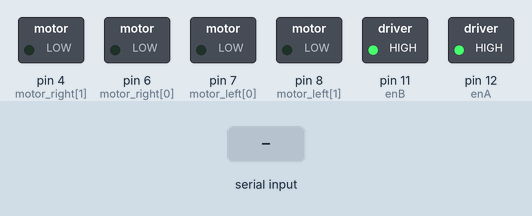
A sketch run on a simulated Arduino Uno, built with avr-gcc and run on an emulated ATmega328P. Shown: switched loads named in the sketch (green lamp = pin HIGH). The test bench sets the inputs (shaded band).

Above: at 1.2 s.
1.3 s: "1\n" received over Serial
At 2.5 s:
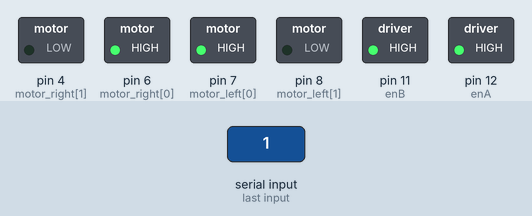
2.8 s: "2\n" received over Serial
At 3.7 s:
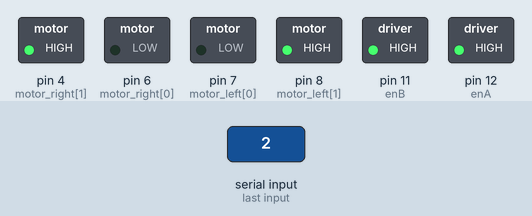
4.3 s: "3\n" received over Serial
At 5.6 s:
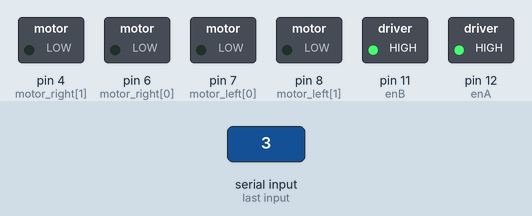
5.9 s: "4\n" received over Serial
At 7.0 s:
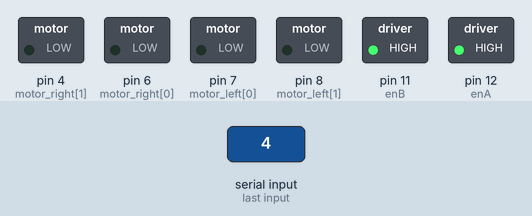
Timing chart, 0 to 8.5 s (numbered marks = the images above; inputs shaded):
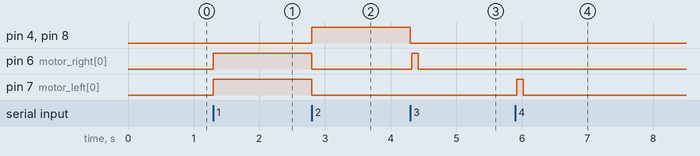

The sketch:

RobotController.ino
```cpp
#include <pt.h>
#define TURN_DELAY 100

int motion_global = 0;

int motor_left[] = {7, 8};
int enA = 12;

int motor_right[] = {6, 4};
int enB = 11;


void setup() {
  Serial.begin(115200);

  for(int i = 0; i < 2; i++){
    pinMode(motor_left[i], OUTPUT);
    pinMode(motor_right[i], OUTPUT);
  }

  pinMode(enA, OUTPUT);
  pinMode(enB, OUTPUT);

  digitalWrite(enA, 200);
  digitalWrite(enB,200);
  motor_stop();
}


void loop() {
  drive();
}


void drive(){
  if (Serial.available()) {
      motion_global=Serial.parseInt();
      switch(motion_global){
         case 1 : drive_forward();
                   break;
         case 2 : drive_backward();
                   break;
         case 3 : turn_left();
                   break;
         case 4 : turn_right();
                   break;
         case 5 :
                  motor_stop();
                   break;
      }
  }
}
```

MotorControls.ino
```cpp
void motor_stop(){
  digitalWrite(motor_left[0], LOW);
  digitalWrite(motor_left[1], LOW);

  digitalWrite(motor_right[0], LOW);
  digitalWrite(motor_right[1], LOW);
  unsigned long  motorStop= millis() + 25;
  while (!(motorStop<= millis())){
  //delay 25ms
  }
}

void drive_backward(){
//  motor_stop();
  digitalWrite(motor_left[0], LOW);
  digitalWrite(motor_left[1], HIGH);

  digitalWrite(motor_right[0], LOW);
  digitalWrite(motor_right[1], HIGH);
}

void drive_forward(){
//  motor_stop();
  digitalWrite(motor_left[0], HIGH);
  digitalWrite(motor_left[1], LOW);

  digitalWrite(motor_right[0], HIGH);
  digitalWrite(motor_right[1], LOW);
}

void turn_right(){
  motor_stop();
  digitalWrite(motor_left[0], HIGH);
  digitalWrite(motor_left[1], LOW);
  unsigned long  motorStop= millis() + TURN_DELAY;
  while (!(motorStop<= millis())){
  //delay 300ms
  }
  motor_stop();
}

void turn_left(){
  motor_stop();
  digitalWrite(motor_right[0], HIGH);
  digitalWrite(motor_right[1], LOW);
  unsigned long  motorStop= millis() + TURN_DELAY;
  while (!(motorStop<= millis())){
  //delay 300ms
  }
  motor_stop();
}
```

Measured:
- after the input at 1.3 s, pin 6 (motor_right[0]), pin 7 (motor_left[0]): LOW → HIGH at once
- after the input at 2.8 s, pin 4 (motor_right[1]), pin 8 (motor_left[1]): LOW → HIGH at once; pin 6 (motor_right[0]), pin 7 (motor_left[0]): HIGH → LOW at once
- after the input at 4.3 s, pin 4 (motor_right[1]), pin 8 (motor_left[1]): HIGH → LOW at once; pin 6 (motor_right[0]): LOW → HIGH at once, → LOW 0.10 s later
- after the input at 5.9 s, pin 7 (motor_left[0]): LOW → HIGH at once, → LOW 0.10 s later
